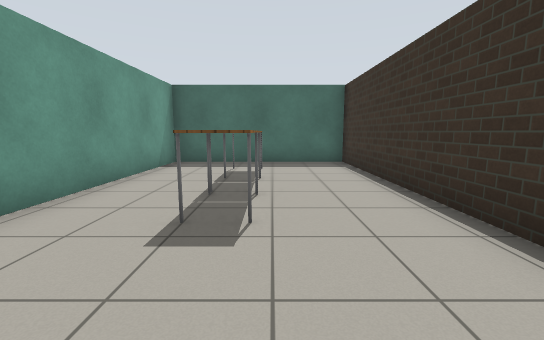
view 1 (above)

24 first-person views from a walk through a Gazebo world. The camera is 1 m above the floor, tilts 8° down and sees 90° across. The floor is counted in squares, 1 m on a side. Each view is taken from the middle of a square. On the plan, view 1 faces up. The plan holds only what a view shows up to about 11 squares ahead; the rest is blank. The robots in the file are not drawn. Simple patterns stand in for the simulator's built-in surfaces. Simple shapes stand in for some stock models. Surface patterns are stand-ins for the level's own textures.

view 2
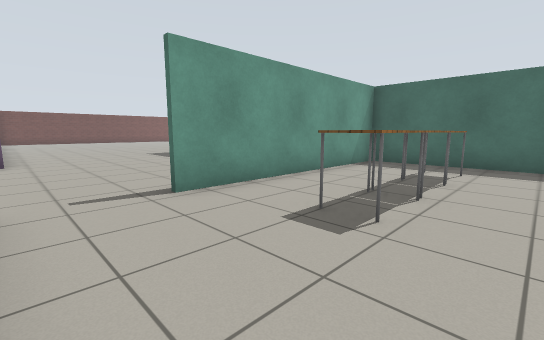

view 3
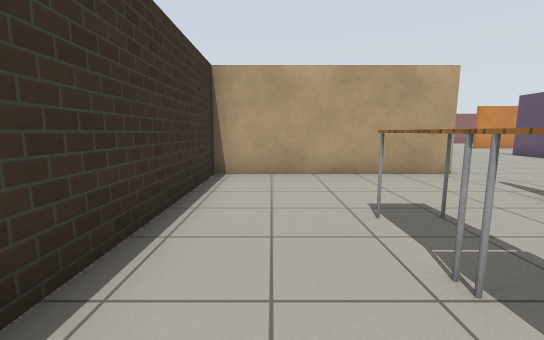

view 4
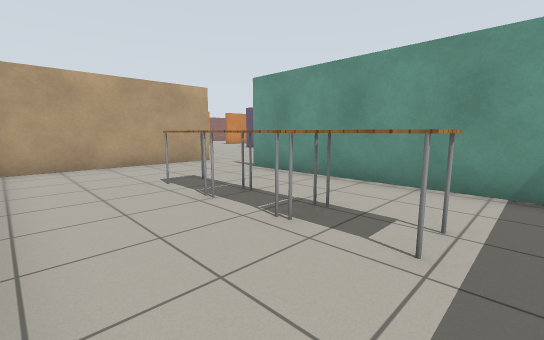

view 5
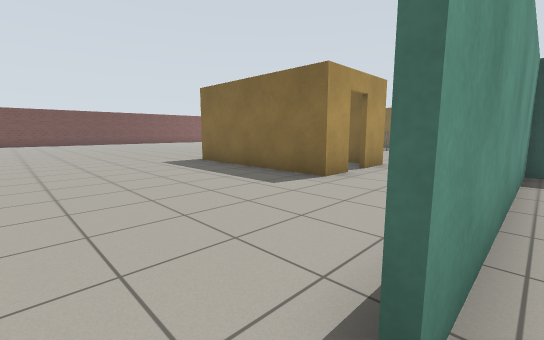

view 6
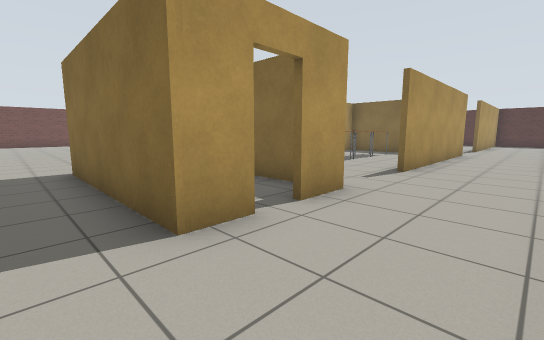

view 7
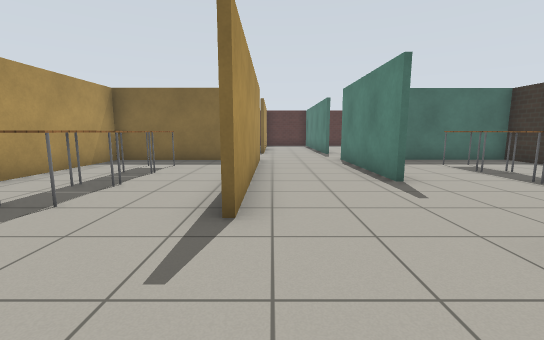

view 8
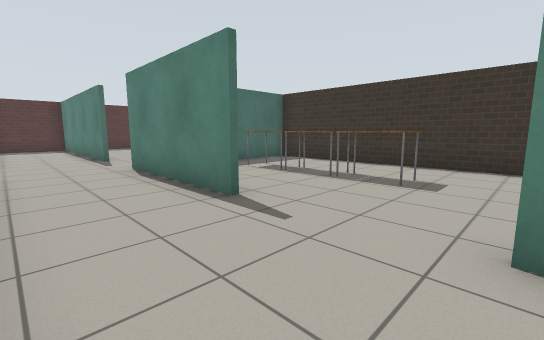

view 9
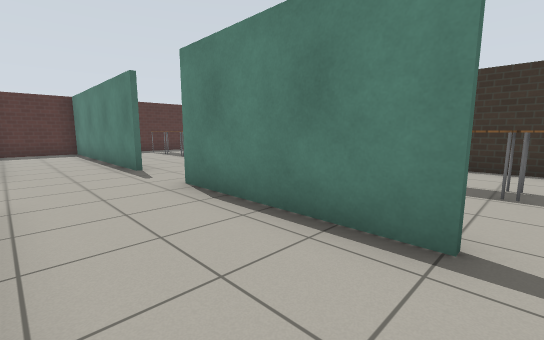

view 10
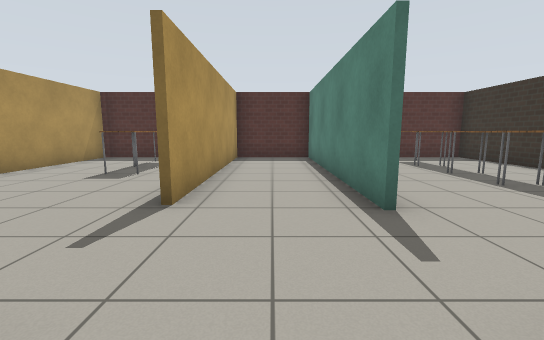

view 11
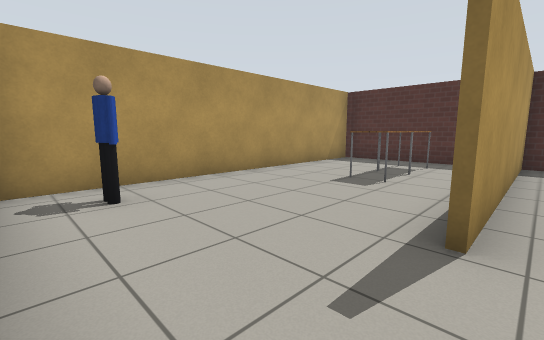

view 12
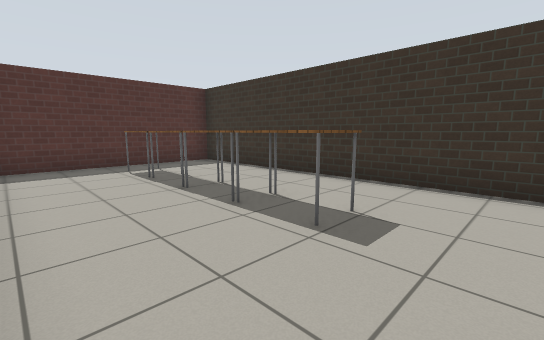

view 13
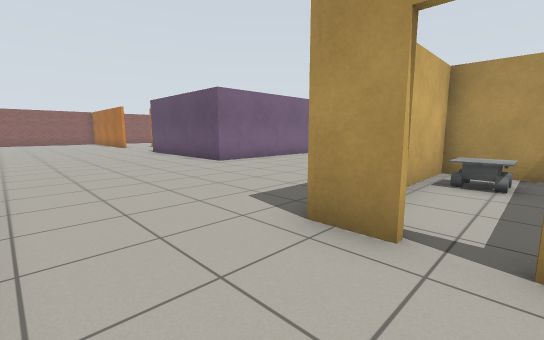

view 14
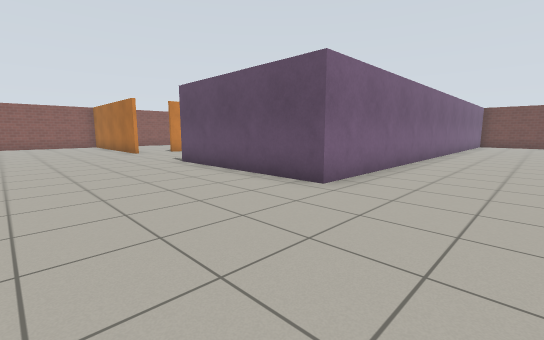

view 15
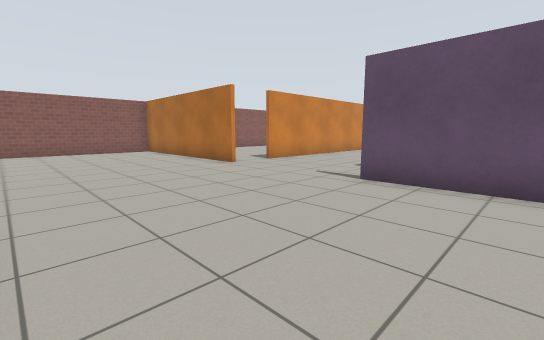

view 16
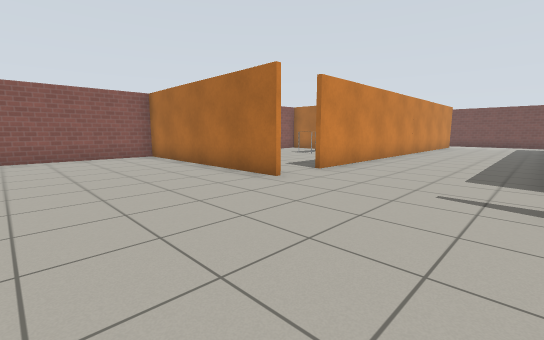

view 17
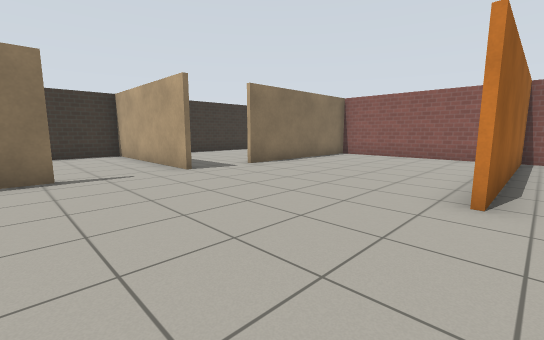

view 18
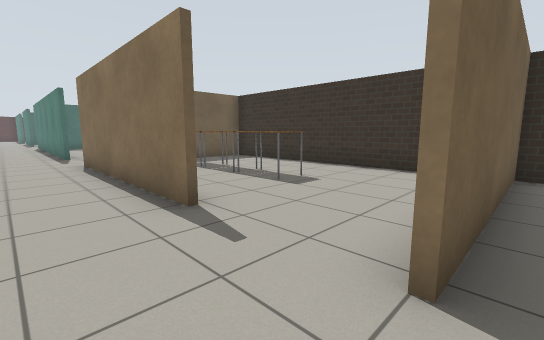

view 19
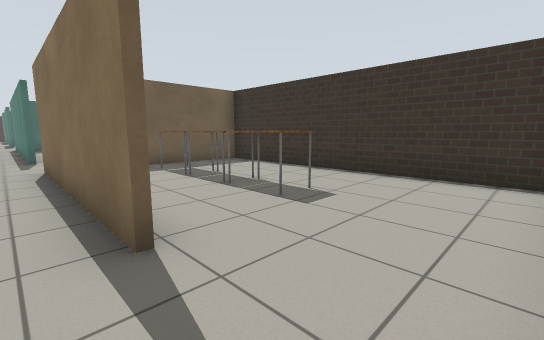

view 20
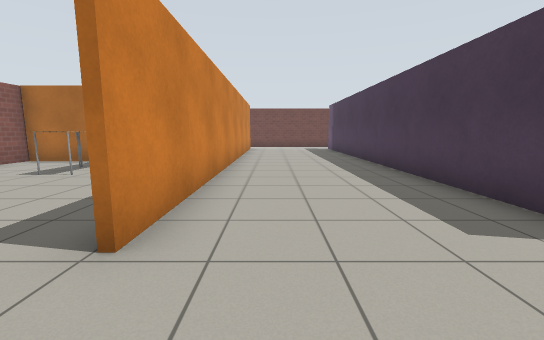

view 21
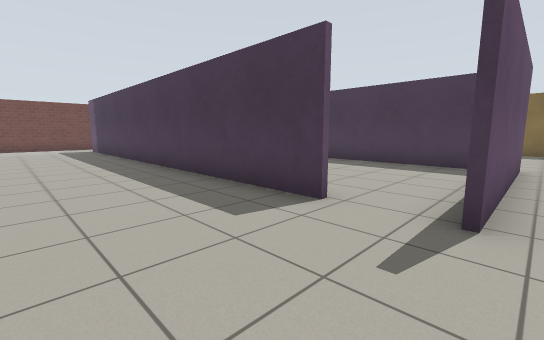

view 22
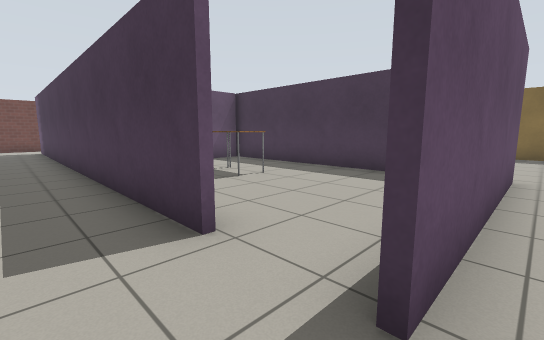

view 23
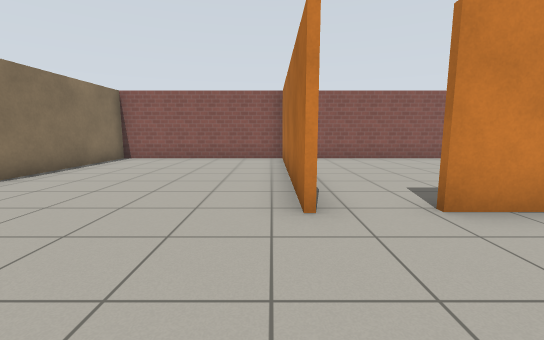

view 24
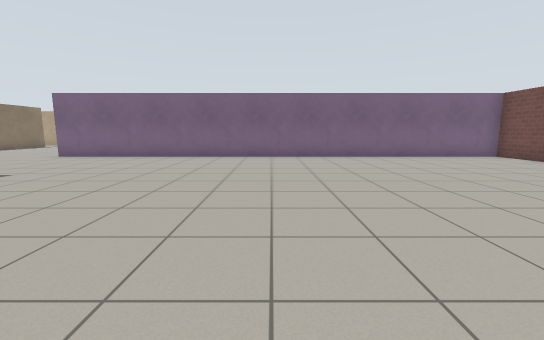

### Floor plan
Key: @ floor where view 1 was taken; # wall or solid block; . floor; D open door; T table; P person; O other object.
Columns run from 27 left of view 1 to 3 right of it. Each row starts with its distance up from view 1.
 29                ################
 28                #....#..#......#
 27                O..TT#..#...T..#
 26                O..TT#..#...T..#
 25                O..TT#..#...T..#
 24                O....#..#...T..#
 23                O....#..#...T..#
 22                O....#..#...T..#
 21                O..............#
 20                O.P............#
 19                O#####...#######
 18                O....#...# ....#
 17                O..T.#...#.TT..#
 16                O..T.#...#.TT..#
 15                O..T.#...#.TT..#
 14                 ..T.#.....TT..#
 13                  .T.#.....TT..#
 12                   ............#
 11          .        ......#.....#
 10        .....       .....#
  9       .......     ###...#######
  8       .......  #OO..DD..#.....#
  7      ......... #OO  DD..#.T...#
  6     ............#####...#.T...#
  5    .....................#.TT..#
  4   ......................#.TT..#
  3  .......................#.TT..#
  2 #.......................#.....#
  1 #.............................#
  0 ##################.........@..#
 -1          #.......#......#######
 -2           .......#......#.TT..#
 -3           OOTT...#......#.TT..#
 -4              ....#......#.TT..#
 -5               ...#......#.TT..#
 -6     ############........#.TT..#
 -7     ..........................#
 -8     ..........................#
 -9     ..........................#
-10        ##########.......#######
-11               ..##.........
-12              ....#......#..
-13             .....#......#.
-14          OOTT....#......#
-15          #.......#......#
-16          #.......#......#
-17          #########......
-18                  #######

Positions as (right, up) in squares from view 1, and headings:
1: (0, 0), facing up
2: (1, 0), facing up-left
3: (1, 6), facing down
4: (2, 8), facing down-left
5: (-3, 1), facing up-left
6: (-4, 5), facing up-left
7: (-6, 9), facing up
8: (-6, 11), facing up-right
9: (-6, 14), facing up-right
10: (-5, 18), facing up
11: (-6, 19), facing up-left
12: (-3, 20), facing up-right
13: (-4, 8), facing down-left
14: (-5, 3), facing down-left
15: (-4, -3), facing down-left
16: (-5, -6), facing down-left
17: (-10, -6), facing down-right
18: (-5, -10), facing up-right
19: (-4, -9), facing up-right
20: (-9, -9), facing left
21: (-9, -9), facing up-left
22: (-9, -7), facing up-left
23: (-9, -7), facing down
24: (-18, 11), facing down
